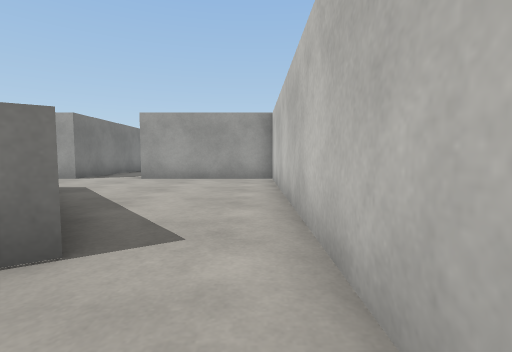
view 1 (above)

17 first-person views from a walk through a Unity game level. The camera is 0.68 m above the floor, tilts 4° down and sees 85° across. Doors are open. The floor is counted in squares, 1 m on a side. Each view is taken from the middle of a square. On the plan, view 1 faces up. The plan holds only what a view shows up to about 9 squares ahead; the rest is blank. The place goes on beyond the plan. Surface patterns are stand-ins for the level's own textures.

view 2
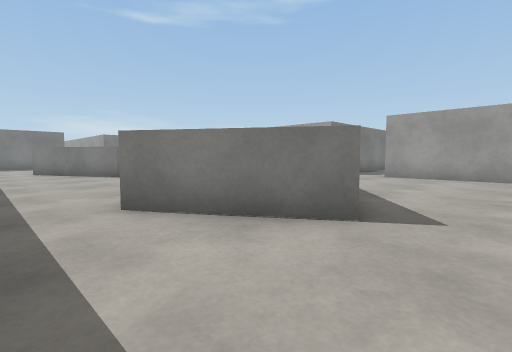

view 3
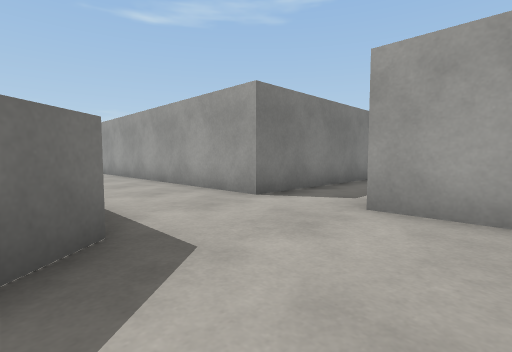

view 4
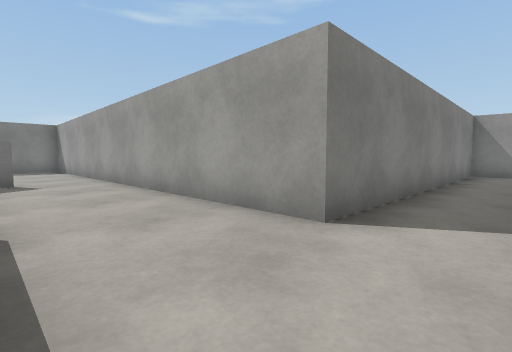

view 5
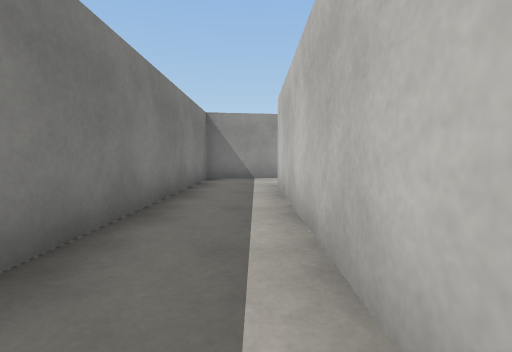

view 6
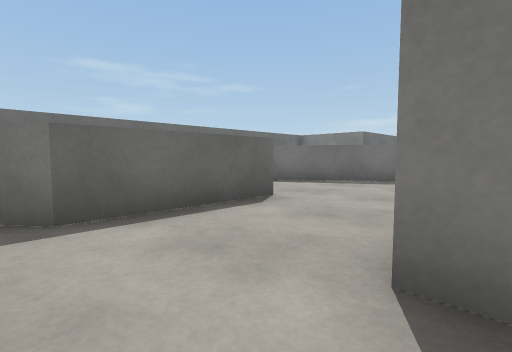

view 7
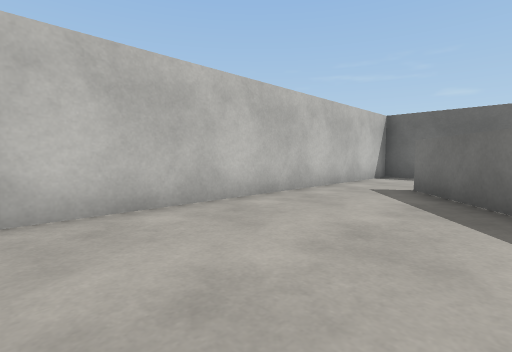

view 8
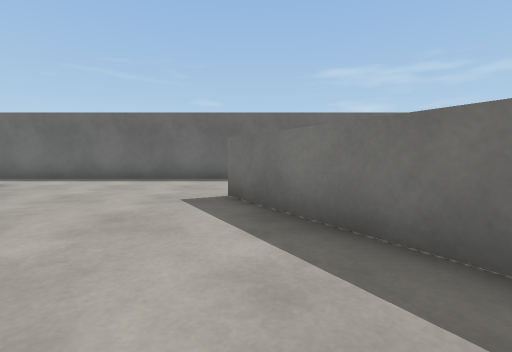

view 9
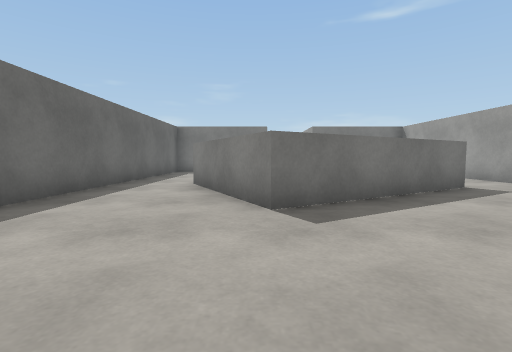

view 10
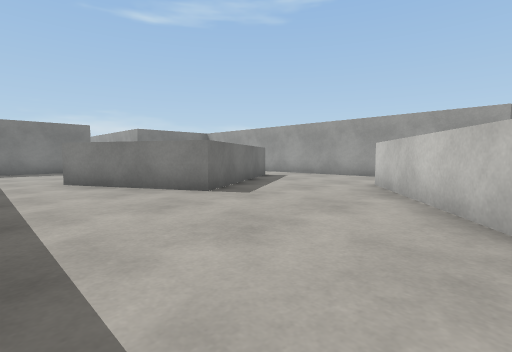

view 11
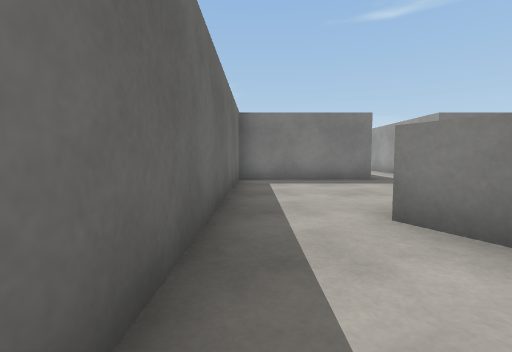

view 12
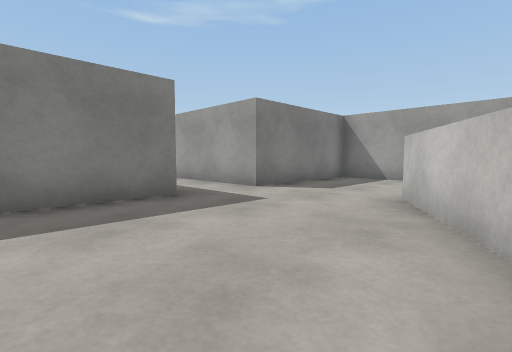

view 13
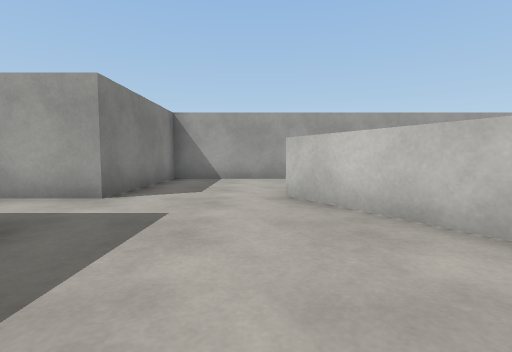

view 14
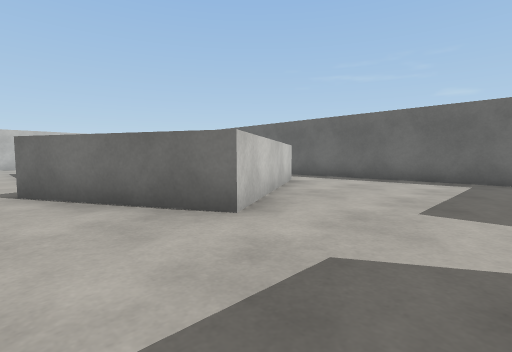

view 15
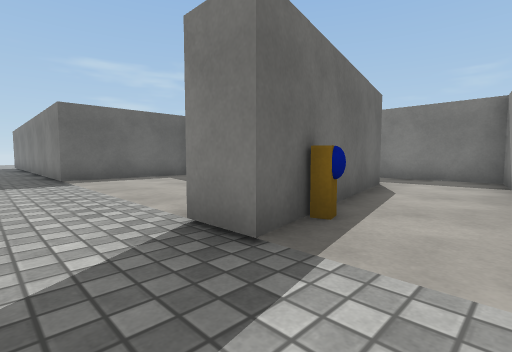

view 16
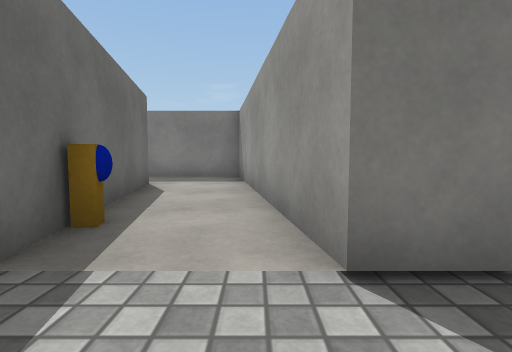

view 17
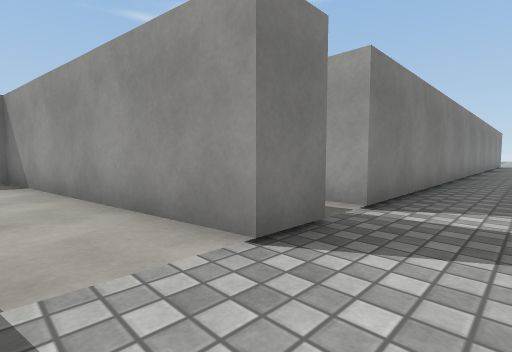

### Floor plan
Ten units are one square. View 1 is at (0, 0); x grows to the right and y downward. Boxes are objects, and circles mark ways between rooms. Rooms are numbered by the first view taken in them; rooms with no view inside come last. Other rooms are left out.
<svg viewBox="-200 -287 245 307">
<path fill="none" stroke="#000" d="M-35 -95 -35 -155 -14 -159M-71 -49 -77 -57 -45 -57 -39 -50M-29 -37 -13 -18 -37 -3M6 -85 -35 -85M-132 -60 -121 -66 -100 -30M-56 15 -21 15M-5 15 5 15 5 -82M-26 -179 -55 -175 -55 -85 -145 -85M-100 -30 -95 -22 -129 -4M-51 -22 -71 -49M-145 15 -56 15M-185 -26 -185 15 -145 15M-135 -14 -155 -48 -132 -60M-129 -4 -134 -13M-145 -85 -185 -85 -185 -45 -195 -45M15 -165 15 -155M-14 -95 15 -95 15 -67M15 -196 15 -185M15 -282 15 -205 9 -205M-14 -159 15 -165M15 -185 -26 -179"/>
<rect x="-5" y="-175" width="10" height="10" fill="#bbb"><title>other object</title></rect>
<circle cx="-53" cy="0" r="3" fill="#2a7"/>
<circle cx="-85" cy="-45" r="3" fill="#2a7"/>
<circle cx="-135" cy="-75" r="3" fill="#2a7"/>
<circle cx="-20" cy="-170" r="3" fill="#2a7"/>
<circle cx="-135" cy="5" r="3" fill="#2a7"/>
<circle cx="10" cy="-175" r="3" fill="#2a7"/>
<text x="-50" y="-70">1</text>
<text x="-90" y="-10">2</text>
<text x="-160" y="-30">3</text>
<text x="40" y="-120">4</text>
<text x="-10" y="-170">5</text>
</svg>
Room 1 opens to room 2. Room 1 opens to room 3. Room 1 opens to room 5. Room 2 opens to room 3. Room 4 opens to room 5.

Where each view was taken, in squares from view 1:
view 1: 0 up, 0 right, facing up
view 2: 1 down, 0 right, facing up-left
view 3: 5 up, 2 left, facing up-left
view 4: 6 up, 4 left, facing up-left
view 5: 9 up, 4 left, facing up
view 6: 9 up, 4 left, facing down-left
view 7: 8 up, 3 left, facing down-right
view 8: 7 up, 10 left, facing down
view 9: 2 up, 6 left, facing left
view 10: 1 down, 5 left, facing up-left
view 11: 1 down, 10 left, facing left
view 12: 0 up, 14 left, facing up-left
view 13: 0 up, 16 left, facing up
view 14: 7 up, 18 left, facing down-right
view 15: 18 up, 3 right, facing down-left
view 16: 18 up, 3 right, facing left
view 17: 17 up, 3 right, facing up-left
